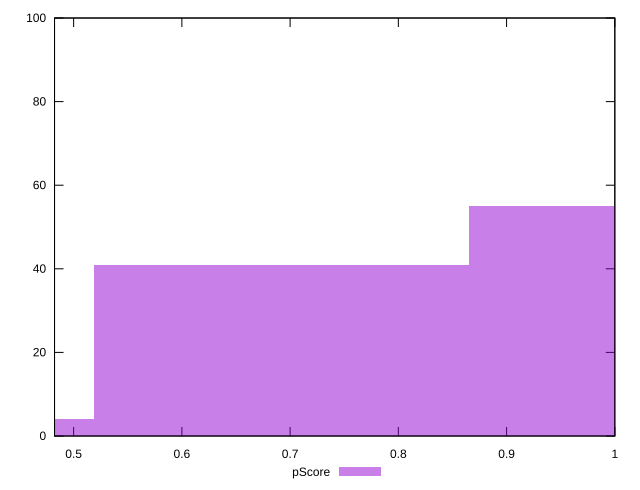

Reproduce this figure in gnuplot.
reset

$pScore <<EOF
1.0381277713243366 55
0.6920851808828912 41
0.3460425904414456 4
EOF

set key outside below
set boxwidth 0.3460425904414456
set xrange [0.4823529411764706:1]
set yrange [0:100]
set trange [0:100]
set style fill transparent solid 0.5 noborder
set terminal svg size 640, 490 enhanced background rgb 'white'
set output "report_00015_2021-02-09T16-11-33.973Z/unused-css-rules/samples/pages/pScore/histogram.svg"

plot $pScore title "pScore" with boxes

reset
